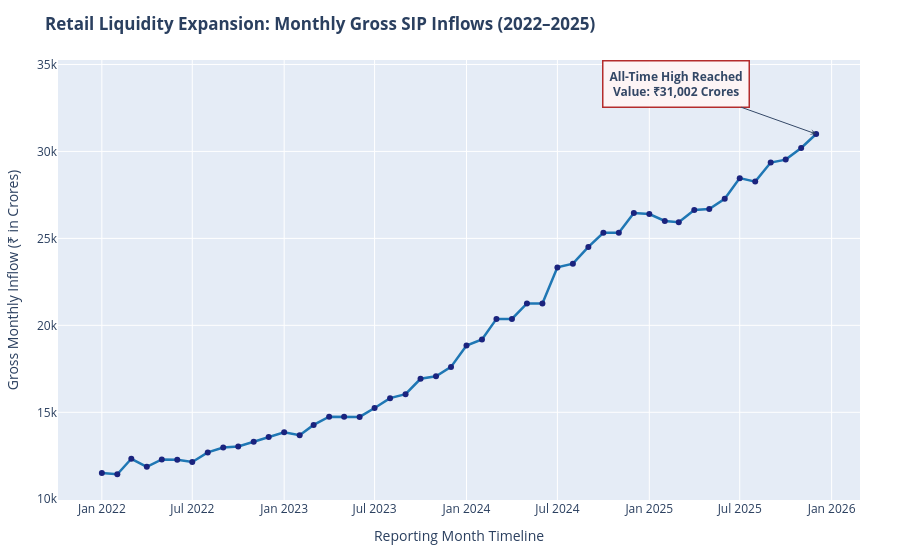

Notebook code cell kept with this figure:
### Code cell
# ==========================================================
# TASK 2B: MONTHLY SIP INFLOW ENGINE WITH STRUCTURAL ATH
# ==========================================================
import pandas as pd
import plotly.express as px
import plotly.io as pio

# 1. Standardize text value casings to ensure columns match our styling handles
df_sip.columns = [col.lower().strip() for col in df_sip.columns]

# 2. Dynamically extract structural variables to handle data naming variants smoothly
sip_date_col = [col for col in df_sip.columns if any(x in col for x in ['month', 'date', 'timeline'])][0]
sip_val_col = [col for col in df_sip.columns if any(x in col for x in ['inflow', 'amount', 'val', 'volume'])][0]

# Ensure date series is sorted chronologically and matching string type for plotting
if not pd.api.types.is_datetime64_any_dtype(df_sip[sip_date_col]):
    df_sip[sip_date_col] = pd.to_datetime(df_sip[sip_date_col])
    
df_sip_sorted = df_sip.sort_values(by=sip_date_col).reset_index(drop=True)

# Format dates to string keys so annotations hook perfectly onto the X-axis positions
df_sip_sorted['display_date'] = df_sip_sorted[sip_date_col].dt.strftime('%Y-%m-%d')

# 3. Generate line plot with specific marker tracking indicators enabled
fig_sip = px.line(
    df_sip_sorted, 
    x='display_date', 
    y=sip_val_col,
    title="<b>Retail Liquidity Expansion: Monthly Gross SIP Inflows (2022–2025)</b>",
    markers=True
)

# 4. Add the exact callout boundary annotation targeting the Dec 2025 peak milestone
# Note: Checks if the target point exists in data, otherwise falls back to date string alignment
fig_sip.add_annotation(
    x="2025-12-01", 
    y=31002,  # Project-specified metric requirement
    text="<b>All-Time High Reached<br>Value: ₹31,002 Crores</b>",
    showarrow=True,
    arrowhead=3,
    ax=-140,  
    ay=-50,   
    bordercolor="#B22222",
    borderwidth=1.5,
    borderpad=6,
    bgcolor="#FFF5F5",
    opacity=0.95
)

# 5. Polish layout properties for clean corporate presentation
fig_sip.update_layout(
    xaxis_title="Reporting Month Timeline",
    yaxis_title="Gross Monthly Inflow (₹ in Crores)",
    hovermode="x unified",
    margin=dict(l=40, r=40, t=60, b=60)
)

# 6. Fine-tune marker properties using update_traces
fig_sip.update_traces(
    line=dict(width=2.5, color="#1F77B4"),
    marker=dict(size=6, color="#1A237E")
)

# 7. Save chart snapshot directly to your project folder via Kaleido
fig_sip.write_image("sip_inflow_trend.png", width=1100, height=550)
fig_sip.show()

### Figure 1 — Plotly figure (JSON) as saved in the notebook; plotly's stock layout.template omitted (floating-point values rounded to 4 significant figures)
{"data": [{"hovertemplate": "display_date=%{x}<br>sip_inflow_crore=%{y}<extra></extra>", "legendgroup": "", "line": {"color": "#1F77B4", "dash": "solid", "width": 2.5}, "marker": {"color": "#1A237E", "size": 6, "symbol": "circle"}, "mode": "lines+markers", "name": "", "orientation": "v", "showlegend": false, "type": "scatter", "x": ["2022-01-01", "2022-02-01", "2022-03-01", "2022-04-01", "2022-05-01", "2022-06-01", "2022-07-01", "2022-08-01", "2022-09-01", "2022-10-01", "2022-11-01", "2022-12-01", "2023-01-01", "2023-02-01", "2023-03-01", "2023-04-01", "2023-05-01", "2023-06-01", "2023-07-01", "2023-08-01", "2023-09-01", "2023-10-01", "2023-11-01", "2023-12-01", "2024-01-01", "2024-02-01", "2024-03-01", "2024-04-01", "2024-05-01", "2024-06-01", "2024-07-01", "2024-08-01", "2024-09-01", "2024-10-01", "2024-11-01", "2024-12-01", "2025-01-01", "2025-02-01", "2025-03-01", "2025-04-01", "2025-05-01", "2025-06-01", "2025-07-01", "2025-08-01", "2025-09-01", "2025-10-01", "2025-11-01", "2025-12-01"], "xaxis": "x", "y": [11517, 11438, 12328, 11863, 12286, 12276, 12140, 12694, 12976, 13040, 13306, 13573, 13856, 13687, 14276, 14749, 14749, 14734, 15245, 15814, 16042, 16928, 17073, 17610, 18838, 19187, 20371, 20371, 21262, 21262, 23332, 23547, 24509, 25323, 25320, 26459, 26400, 25999, 25926, 26632, 26688, 27274, 28464, 28265, 29361, 29529, 30200, 31002], "yaxis": "y"}], "layout": {"annotations": [{"arrowhead": 3, "ax": -140, "ay": -50, "bgcolor": "#FFF5F5", "bordercolor": "#B22222", "borderpad": 6, "borderwidth": 1.5, "opacity": 0.95, "showarrow": true, "text": "<b>All-Time High Reached<br>Value: ₹31,002 Crores</b>", "x": "2025-12-01", "y": 31002}], "hovermode": "x unified", "legend": {"tracegroupgap": 0}, "margin": {"b": 60, "l": 40, "r": 40, "t": 60}, "title": {"text": "<b>Retail Liquidity Expansion: Monthly Gross SIP Inflows (2022–2025)</b>"}, "xaxis": {"anchor": "y", "domain": [0, 1], "title": {"text": "Reporting Month Timeline"}}, "yaxis": {"anchor": "x", "domain": [0, 1], "title": {"text": "Gross Monthly Inflow (₹ in Crores)"}}}}
